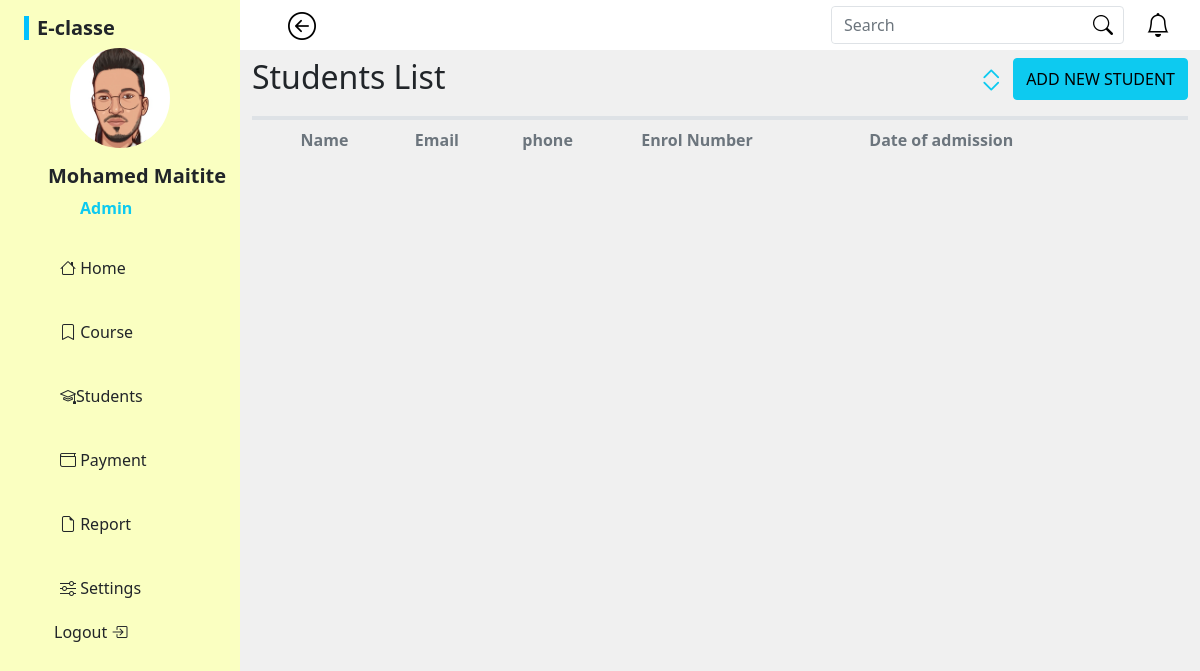
Before: /Student.php with the older database file.
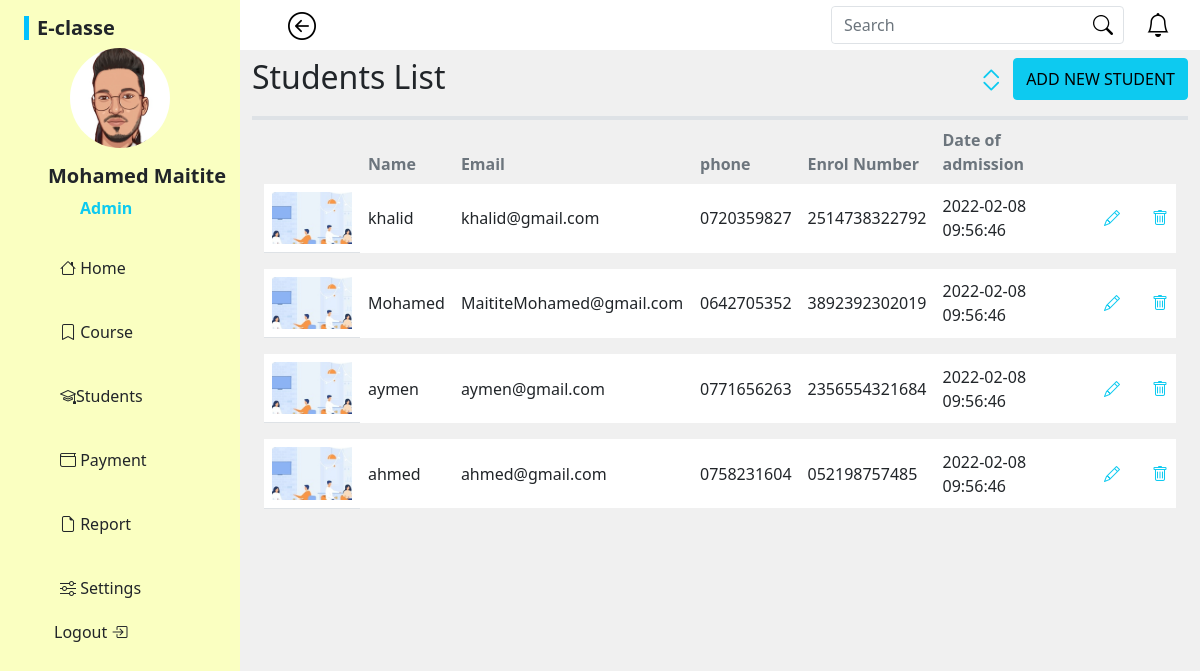
After: the same page with the newer database file.
### tables this page shows
CREATE TABLE `students` (
  `id` int(11) NOT NULL,
  `img` varchar(200) NOT NULL,
  `Name` varchar(20) NOT NULL,
  `Email` varchar(30) NOT NULL,
  `phone` varchar(15) NOT NULL,
  `EnrolNumber` varchar(40) NOT NULL,
  `DateOfAdmission` timestamp NOT NULL DEFAULT current_timestamp()
);

### Student.php (the view, shortened to what this page needs)
<?php
include 'connectDB.php';
?>
<!DOCTYPE html>
<html lang="en">
<head>
    <link rel="stylesheet" href="css/bootstrap.css">
    <link rel="stylesheet" href="css/style.css">
    <link rel="stylesheet" href="https://cdn.jsdelivr.net/npm/bootstrap-icons@1.7.2/font/bootstrap-icons.css">
</head>
<body>
    <div class="d-flex" id="wrapper">
        <?php
        include 'Sidebar.php'
        ?>
        <div id="page-content-wrapper" style="background:#e5e5e58f ;">
            <?php
            include 'Header.php'
            ?>
            <div class="container-fluid ">
                <div class="d-flex justify-content-between  pt-2 border-4 border-bottom ">
                    <h2>Students List</h2>
                    <div class="d-flex pb-3">
                        <i class="bi bi-chevron-expand fs-3 text-info pe-2 "></i>
                        <button type="button" class="btn btn-info" data-bs-toggle="modal" data-bs-target="#exampleModal">
                            ADD NEW STUDENT
                        </button>
                    </div>
                </div>
                <div class="container-fluid">
                    <div class="table-responsive Tr " style="max-height:400px; ">
                        <table class="table">
                            <thead>
                                <tr class="text-secondary">
                                    <th scope="col"></th>
                                    <th scope="col">Name</th>
                                    <th scope="col">Email</th>
                                    <th scope="col">phone</th>
                                    <th scope="col">Enrol Number</th>
                                    <th scope="col">Date of admission</th>
                                    <th scope="col"></th>
                                </tr>
                            </thead>
                            <tbody class="border-top-0 ">
                                <?php
                                $sql="SELECT * FROM `students`";
                                $res=mysqli_query($con,$sql);
                              if($res){
                                  foreach($res as $row)
                                  {
                                    $id=$row['id'];
                                    $img=$row['img'];
                                    $Name=$row['Name'];
                                    $Email=$row['Email'];
                                    $phone=$row['phone'];
                                    $EnrolNumber=$row['EnrolNumber'];
                                    $DateOfAdmission=$row['DateOfAdmission'];
                                   echo '
                                       <tr class=" bg-white align-middle">
                                        <th scope="row"> <img src="img/'.$img.'" alt="userAvatar" width="80"> </th>
                                        <td >'.$Name.'</td>
                                        <td >'.$Email.'</td>
                                        <td >'.$phone.'</td>
                                        <td >'.$EnrolNumber.'</td>
                                        <td >'.$DateOfAdmission.'</td>
                                        <td >
                                        <a href="update.php?updateid='.$id.'">
                                        <i class="bi bi-pencil  text-info mx-3"></i></a>
                                        </td>
                                        <td class="align-middle"> <a href="delete.php?deleteid='.$id.'"><i class="bi bi-trash text-info "></i></a></td>
                                        </tr>
                                        <tr id="spacing-row">
                                        <td></td>
                                        </tr>
                                   ';
                                }
                                   }
                               ?>
                            </tbody>
                        </table>
                    </div>
                </div>
            </div>
        </div>
</body>
</html>

### Sidebar.php
<div id="sidebar-wrapper" style="background: #FAFFC1;">
    <div class=" border-start border-5 ms-4 mt-3" style="border-color: #00C1FE !important;">
        <h5 class="card-title fw-bold ms-2">E-classe</h5>
    </div>
    <div class="d-flex flex-column  mt-1">
        <img class="rounded-circle align-self-center" src="img/med.png" alt="Youcode" width="100px">
        <h5 class="fw-bold ms-5 mt-3">Mohamed Maitite</h5>
        <p class="text-info ms-7 fw-bold">Admin</p>
    </div>
    <div class="list-group list-group-flush ">
    <a href="dashboard.php"
            class="list-group-item list-group-item-action bg-transparent w-75 second-text m-auto  aside-bar-links ">
            <i class="bi bi-house"></i> Home</a>
        <a href="#"
            class="list-group-item list-group-item-action bg-transparent w-75 second-text m-auto  aside-bar-links ">
            <i class="bi bi-bookmark"></i> Course</a>
        <a href="Student.php"
            class="list-group-item list-group-item-action  bg-transparent w-75 second-text m-auto  aside-bar-links ">
            <i class="bi bi-mortarboard"></i>Students</a>
        <a href="payment.php"
            class="list-group-item list-group-item-action bg-transparent w-75 second-text m-auto  aside-bar-links ">
            <i class="bi bi-wallet"></i> Payment</a>
        <a href="#"
            class="list-group-item list-group-item-action  bg-transparent w-75 second-text m-auto  aside-bar-links ">
            <i class="bi bi-file-earmark"></i> Report</a>
        <a href="#"
            class="list-group-item list-group-item-action bg-transparent w-75 second-text m-auto  aside-bar-links ">
            <i class="bi bi-sliders"></i> Settings</a>
            <a href="#" class="list-group-item list-group-item-action bg-transparent pt-0 ms-4  second-text ">
            Logout <i class="bi bi-box-arrow-in-right"></i></a>
    </div>
</div>

### Header.php (shortened to what this page needs)
<nav class="navbar navbar-expand-lg navbar-light bg-white py-1  px-4">
<div class="d-flex align-items-center">
<a class="text-black" href="#"> <i class="bi bi-arrow-left-circle fs-3 ms-4"id="menu-toggle"></i></a>
</div>
<div class="collapse navbar-collapse" id="navbarSupportedContent">
    <div class="navbar-nav ms-auto mb-2 mb-lg-0">
        <form class="d-flex input-group">
            <div class="  d-flex align-items-center me-3 rounded border  navb-inp d-flex"
                style="border :2px solid black">
                <input type="search" class="form-control rounded border-0 shadow-none"
                    placeholder="Search" aria-label="Search" aria-describedby="search-addon" />
                <button class="border-0 bg-transparent " type="submit"><i
                        class="bi bi-search fs-5 me-1 "></i></button>
            </div>
        </form>
        <div>
            <button class="border-0 bg-transparent not-but"><i class="bi bi-bell fs-4"></i></button>
        </div>
    </div>
</div>
</nav>

### css/style.css (style rules this page uses)
#sidebar-wrapper { min-height: 100vh; margin-left: -15rem; }
#sidebar-wrapper .list-group { width: 15rem; }
#menu-toggle { cursor: pointer; }
.list-group-item { border: none; padding: 20px 30px; }
@media (min-width: 768px) { #sidebar-wrapper { margin-left: 0; } }
@media (min-width: 768px) { #page-content-wrapper { min-width: 0; width: 100%; } }
.ms-7 { margin-left: 5rem ; }
#spacing-row { height: 5px }

### Student.php (style rules this page uses)
.table thead th, .table td { border: none }

Changed rows visible on the page:
added students: img (picture), Name "khalid", Email "khalid@gmail.com", phone "0720359827", EnrolNumber "2514738322792", DateOfAdmission "2022-02-08 09:56:46"
added students: img (picture), Name "Mohamed", Email "MaititeMohamed@gmail.com", phone "0642705352", EnrolNumber "3892392302019", DateOfAdmission "2022-02-08 09:56:46"
added students: img (picture), Name "aymen", Email "aymen@gmail.com", phone "0771656263", EnrolNumber "2356554321684", DateOfAdmission "2022-02-08 09:56:46"
added students: img (picture), Name "ahmed", Email "ahmed@gmail.com", phone "0758231604", EnrolNumber "052198757485", DateOfAdmission "2022-02-08 09:56:46"
